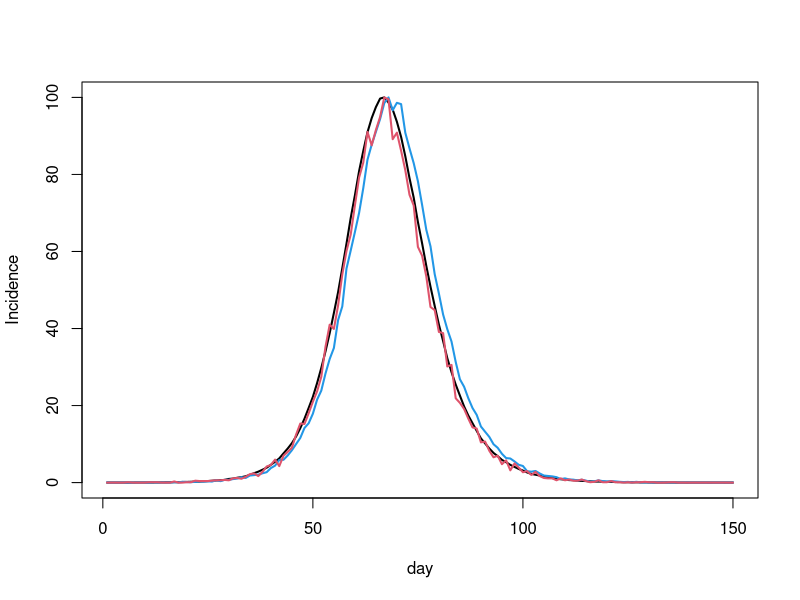

Reproduce this figure in R.
seir <- function(n=5.5e+6,ne=10,nt=150,gamma=1/3,delta=1/5) {
  ## SEIR stochastic simulation model.
  ## n = population size; ni = initially infective; nt = number of days ## gamma = daily prob E -> I; delta = daily prob I -> R;
  ## bmu = mean beta; bsc = var(beta) = bmu * bsc
  lambda <- 0.4/n
  x <- rep(0,n) ## initialize to susceptible state
  beta <- rlnorm(n,0,0.5); beta <- beta/mean(beta) ## individual infection rates 
  index1 <- order(beta)[1:(0.1*n)]
  index2 <- sample(n,0.01*n,replace=FALSE)
  x[1:ne] <- 1 ## create some infectives
  S <- E_new <- E_low <- E_random <- S_low <- S_random <-rep(0,nt) ## E <- I <- R <-  set up storage for pop in each state 
  S[1] <- E_new[1] <- n-ne;
  S_low[1] <- sum(x[index1]==0); S_random[1] <- sum(x[index2]==0)
  E_low[1] <- sum(x[index1]==1); E_random[1] <- sum(x[index2]==1) ## initialize
  for (i in 2:nt) { ## loop over days
    u <- runif(n) ## uniform random deviates
    Iota<-sum(beta[x==1])
    x[x==2&u<delta] <- 3 ## I -> R with prob delta 
    x[x==1&u<gamma] <- 2 ## E -> I with prob gamma 
    x[x==0&u<lambda*beta*Iota] <- 1 ## S -> E with prob beta*I[i-1] 
    S[i] <- sum(x==0) #; E[i] <- sum(x==1); I[i] <- sum(x==2); R[i] <- sum(x==3)
    S_low[i]<- sum(x[index1]==0); S_random[i]<- sum(x[index2]==0)
    E_new[i]<- S[i-1]-S[i]; E_low[i]<- S_low[i-1]-S_low[i]; E_random[i]<- S_random[i-1]-S_random[i]
  }
  E_new[1] <- ne
  list(S=S,beta=beta,E_new=E_new,E_low=E_low,E_random=E_random) #E=E,I=I,R=R,
} ## seir
ep <- seir() ## run simulation 
ep_new <- (ep$E_new-min(ep$E_new))/(max(ep$E_new)-min(ep$E_new))*100
ep_low <- (ep$E_low-min(ep$E_low))/(max(ep$E_low)-min(ep$E_low))*100
ep_random <- (ep$E_random-min(ep$E_random))/(max(ep$E_random)-min(ep$E_random))*100

plot(ep_new,ylim=c(0,100),xlab="day",ylab="Incidence", type="l",lwd=2) ## E black
lines(ep_low,col=4,lwd=2); lines(ep_random, col=2,lwd=2)

  